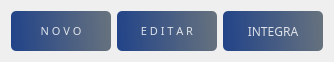
                         <widget class="QWidget" name="layoutWidget_9">
                          <property name="geometry">
                           <rect>
                            <x>21</x>
                            <y>20</y>
                            <width>314</width>
                            <height>42</height>
                           </rect>
                          </property>
                          <layout class="QHBoxLayout" name="horizontalLayout_23">
                           <item>
                            <widget class="QPushButton" name="btn_notificar">
                             <property name="minimumSize">
                              <size>
                               <width>100</width>
                               <height>40</height>
                              </size>
                             </property>
                             <property name="font">
                              <font>
                               <family>Reem Kufi</family>
                               <pointsize>8</pointsize>
                               <bold>false</bold>
                              </font>
                             </property>
                             <property name="toolTip">
                              <string>&lt;html&gt;&lt;head/&gt;&lt;body&gt;&lt;p align=&quot;center&quot;&gt;&lt;span style=&quot; font-size:7pt;&quot;&gt;CRIAR NOVA NOTIFICAÇÃO&lt;/span&gt;&lt;/p&gt;&lt;/body&gt;&lt;/html&gt;</string>
                             </property>
                             <property name="styleSheet">
                              <string notr="true">QPushButton#btn_notificar{
	background-color: qlineargradient(spread:pad, x1:0, y1:0.505682, x2:1, y2:0.477, stop:0 rgba(0, 39,119, 219), stop:1 rgba(85, 98, 112, 226));
	color:rgba(255, 255, 255, 210);
	border-radius: 5px;
}
QPushButton#btn_notificar:hover{
	background-color: qlineargradient(spread:pad, x1:0, y1:0.505682,x2:1,y2:0.477, stop:0 rgba(150, 123, 111, 219), stop:1 rgba(85, 81, 84, 226));
}
QPushButton#btn_notificar:pressed{
	padding-left:5px;
	padding -top:5px;
	background-color:rgba(150, 123, 111, 255);
}</string>
                             </property>
                             <property name="text">
                              <string>N O V O</string>
                             </property>
                             <property name="icon">
                              <iconset>
                               <normaloff>:/Imagem/registro.png</normaloff>:/Imagem/registro.png</iconset>
                             </property>
                             <property name="iconSize">
                              <size>
                               <width>24</width>
                               <height>24</height>
                              </size>
                             </property>
                            </widget>
                           </item>
                           <item>
                            <widget class="QPushButton" name="btn_editarNoti">
                             <property name="minimumSize">
                              <size>
                               <width>100</width>
                               <height>40</height>
                              </size>
                             </property>
                             <property name="font">
                              <font>
                               <family>Reem Kufi</family>
                               <pointsize>8</pointsize>
                               <bold>false</bold>
                              </font>
                             </property>
                             <property name="toolTip">
                              <string>&lt;html&gt;&lt;head/&gt;&lt;body&gt;&lt;p align=&quot;center&quot;&gt;&lt;span style=&quot; font-size:7pt;&quot;&gt;EDITAR NOTIFICAÇÃO&lt;/span&gt;&lt;/p&gt;&lt;/body&gt;&lt;/html&gt;</string>
                             </property>
                             <property name="styleSheet">
                              <string notr="true">QPushButton#btn_editarNoti{
	background-color: qlineargradient(spread:pad, x1:0, y1:0.505682, x2:1, y2:0.477, stop:0 rgba(0, 39,119, 219), stop:1 rgba(85, 98, 112, 226));
	color:rgba(255, 255, 255, 210);
	border-radius: 5px;
}
QPushButton#btn_editarNoti:hover{
	background-color: qlineargradient(spread:pad, x1:0, y1:0.505682,x2:1,y2:0.477, stop:0 rgba(150, 123, 111, 219), stop:1 rgba(85, 81, 84, 226));
}
QPushButton#btn_editarNoti:pressed{
	padding-left:5px;
	padding -top:5px;
	background-color:rgba(150, 123, 111, 255);
}</string>
                             </property>
                             <property name="text">
                              <string>E D I T A R</string>
                             </property>
                             <property name="icon">
                              <iconset>
                               <normaloff>:/Imagem/registro (1).png</normaloff>:/Imagem/registro (1).png</iconset>
                             </property>
                             <property name="iconSize">
                              <size>
                               <width>24</width>
                               <height>24</height>
                              </size>
                             </property>
                            </widget>
                           </item>
                           <item>
                            <widget class="QPushButton" name="btn_buscarMv">
                             <property name="enabled">
                              <bool>false</bool>
                             </property>
                             <property name="minimumSize">
                              <size>
                               <width>100</width>
                               <height>40</height>
                              </size>
                             </property>
                             <property name="font">
                              <font>
                               <family>Reem Kufi</family>
                               <bold>false</bold>
                              </font>
                             </property>
                             <property name="toolTip">
                              <string>&lt;html&gt;&lt;head/&gt;&lt;body&gt;&lt;p align=&quot;center&quot;&gt;&lt;span style=&quot; font-size:7pt;&quot;&gt;BUSCAR PACIENTE NO MV&lt;/span&gt;&lt;/p&gt;&lt;/body&gt;&lt;/html&gt;</string>
                             </property>
                             <property name="styleSheet">
                              <string notr="true">QPushButton#btn_buscarMv{
	background-color: qlineargradient(spread:pad, x1:0, y1:0.505682, x2:1, y2:0.477, stop:0 rgba(0, 39,119, 219), stop:1 rgba(85, 98, 112, 226));
	color:rgba(255, 255, 255, 210);
	border-radius: 5px;
}
QPushButton#btn_buscarMv:hover{
	background-color: qlineargradient(spread:pad, x1:0, y1:0.505682,x2:1,y2:0.477, stop:0 rgba(150, 123, 111, 219), stop:1 rgba(85, 81, 84, 226));
}
QPushButton#btn_buscarMv:pressed{
	padding-left:5px;
	padding -top:5px;
	background-color:rgba(150, 123, 111, 255);
}</string>
                             </property>
                             <property name="text">
                              <string>INTEGRA</string>
                             </property>
                             <property name="icon">
                              <iconset>
                               <normaloff>:/Imagem/historia.png</normaloff>:/Imagem/historia.png</iconset>
                             </property>
                            </widget>
                           </item>
                          </layout>
                         </widget>
